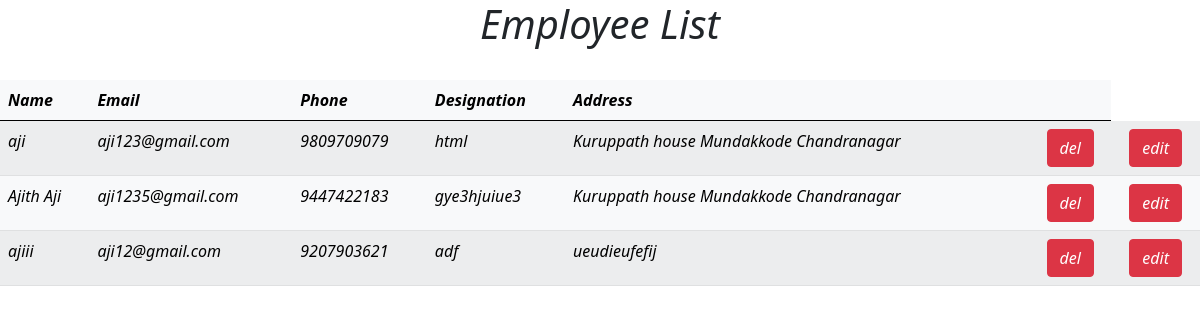
Screenshot of /view/ with the database file from the repository.
### emplo/models.py (models this page shows)
class Employee(models.Model):
    name = models.CharField(max_length=30)
    email = models.EmailField(max_length=40)
    phone = models.PositiveIntegerField()
    designation = models.CharField(max_length=40,default="")
    address = models.CharField(max_length=200)

### emplo/views.py (the view)
# urls.py: path('view/', views.view, name='view'),
def view(request):
    if request.method == 'GET':
        Employees = Employee.objects.all()
    show = {'Employees': Employees}
    return render(request,'view.html',show)

### emplo/templates/view.html (shortened to what this page needs)
<!DOCTYPE html>
<html>
    <head>
        <link rel="stylesheet" href="">
        <link href="https://cdn.jsdelivr.net/npm/bootstrap@5.0.2/dist/css/bootstrap.min.css" rel="stylesheet">
    </head>
    <body>
        <h1><center><i>Employee List<i></center></h1><br>
<table  class="table table-light table-striped">
    <thead>
        <tr>
            <th>Name</th>
            <th>Email</th>
            <th>Phone</th>
            <th>Designation</th>
            <th>Address</th>
            <th> </th>
            <th></th>
        </tr>
    </thead>
    <tbody>
        {% for Employee in Employees %}
        <tr>
            <td>{{ Employee.name }}</td>
            <td>{{ Employee.email }}</td>
            <td>{{ Employee.phone }}</td>
            <td>{{ Employee.designation }}</td>
            <td>{{ Employee.address }}</td>
            <td>{{ Employee. }}</td>
            <td style="text-align:center"><a class="btn btn-danger" href="{% url 'delete' id=Employee.id %}">del</a>
            <td style="text-align:center"><a class="btn btn-danger" href="{% url 'edit' id=Employee.id %}">edit</a>
        </tr>
        {% endfor %}
    </body>
</html>

### rows the page displays
Employee: name "aji", email "aji123@gmail.com", phone "9809709079", designation "html", address "Kuruppath house Mundakkode Chandranagar"
Employee: name "Ajith Aji", email "aji1235@gmail.com", phone "9447422183", designation "gye3hjuiue3", address "Kuruppath house Mundakkode Chandranagar"
Employee: name "ajiii", email "aji12@gmail.com", phone "9207903621", designation "adf", address "ueudieufefij"
